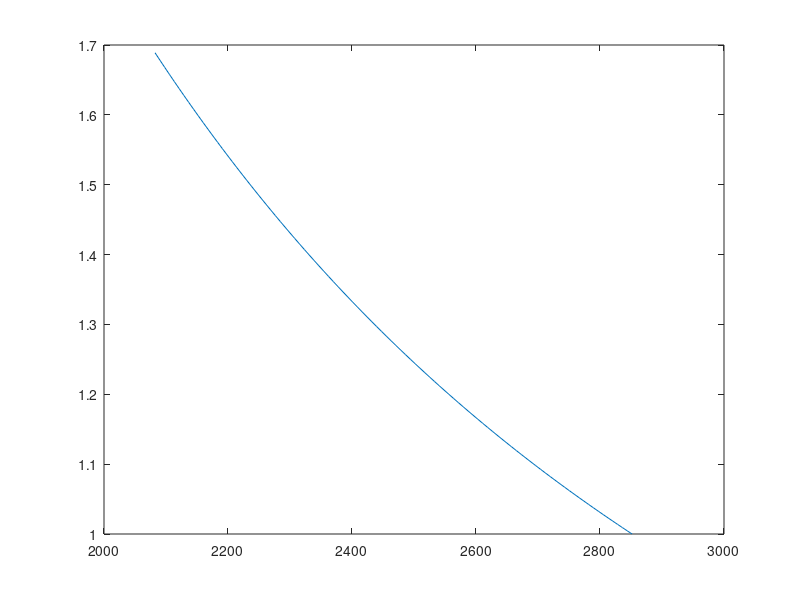
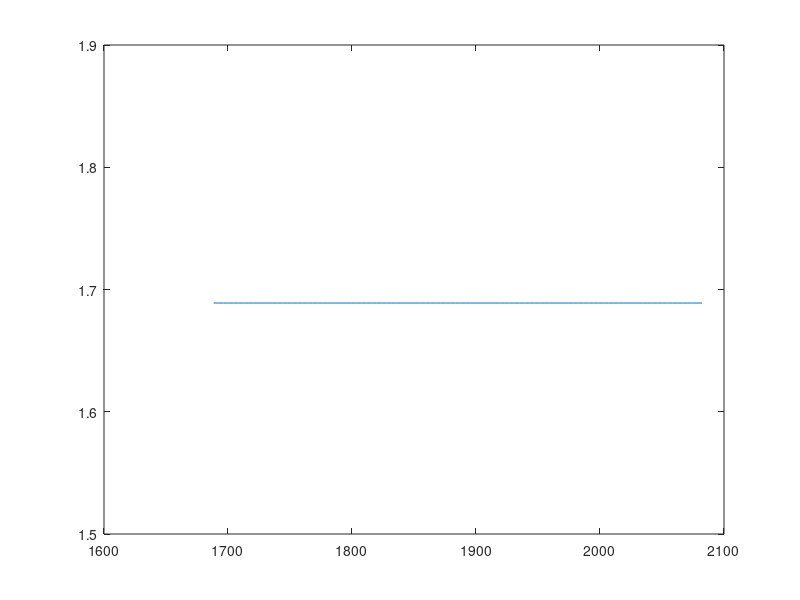
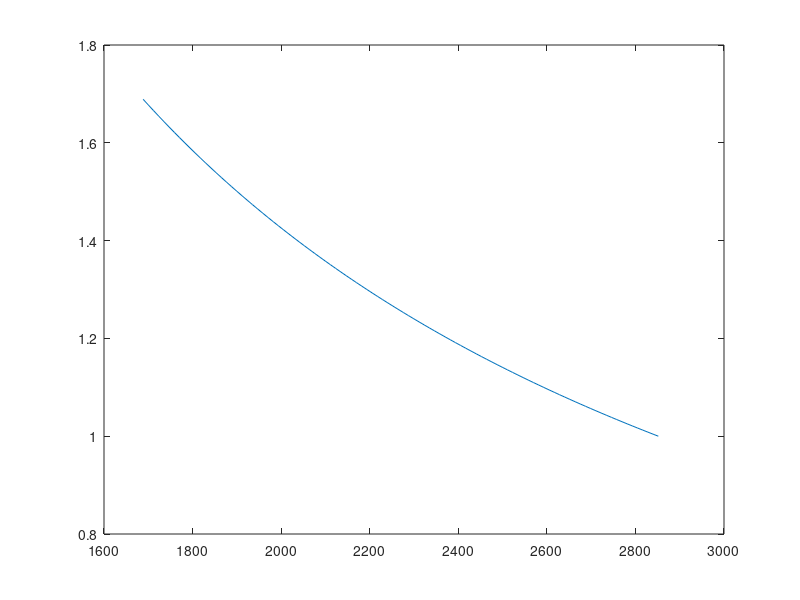
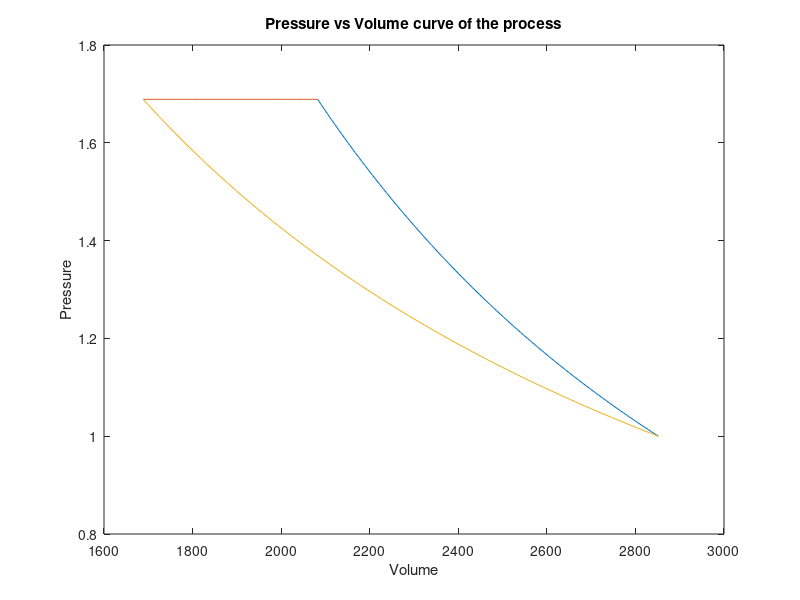

Recreate these plots in MATLAB, in order.
clc

clear all


%% Q2 Thermodynamics

R = 8.314
Cv = 3/2*R
Cp = 5/2*R
gamma = Cp/Cv

T1 = 70+273 % K
T2 = 150+273 % k
P1 = 1  % bar
%% Take Basis of 1mol n=1
% for adiabatic compression


Q_adia = 0;

U_adia = Cv*(T2-T1);
W_adia = U_adia;

H_adia = Cp*(T2-T1);

P2 = P1*(T2/T1)^((gamma)/(gamma-1))


V1 = R*T1/P1
V2 = R*T2/P2

%% for constant pressure

Q_conP = Cp*(T1-T2) % Joules
U_conP = Cv*(T1-T2)
H_conP = Q_conP;
W_conP = U_conP-Q_conP

V_consP = -(W_conP/P2) + V2


%% for Isothermal process

Q_iso = R*T1*log(P2/P1) % Joules

W_iso = -Q_iso;

U_iso = 0;




%% For complete process

Q_cyc = Q_adia + Q_iso + Q_conP;

W_cyc = W_iso + W_conP + W_adia

U_cyc = U_conP + U_iso + U_adia

H_cyc = H_adia + H_conP + 0



figure(1)
%Adiabatic
x = linspace(V1,V2,100)
y = P1*V1^(gamma)./x.^(gamma)
plot(x,y)
hold on


%Constant P
figure(2)
x1 = linspace(V2,V_consP,100)
y1 = P2*ones(1,100);
plot(x1,y1)

figure(3)
% Isothermal
x2 = linspace(V_consP,V1,100)
y2 = P2*V_consP./x2
plot(x2,y2)


figure(4)
plot(x,y);hold on
plot(x1,y1);hold on
plot(x2,y2);hold on
ylabel('Pressure');
xlabel('Volume');
title('Pressure vs Volume curve of the process');